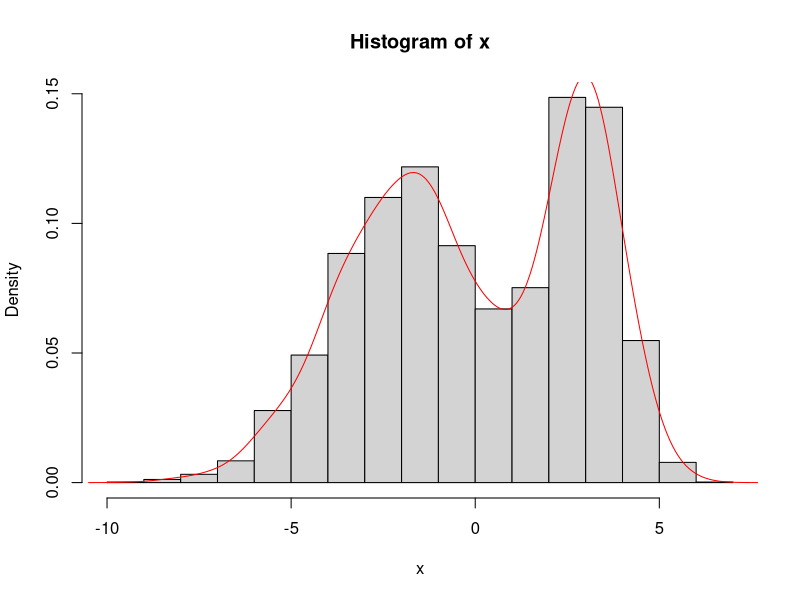
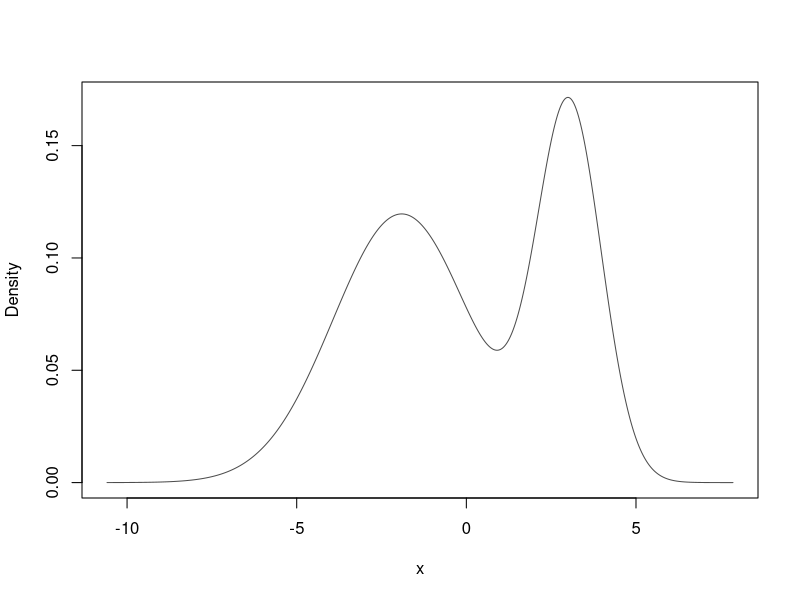
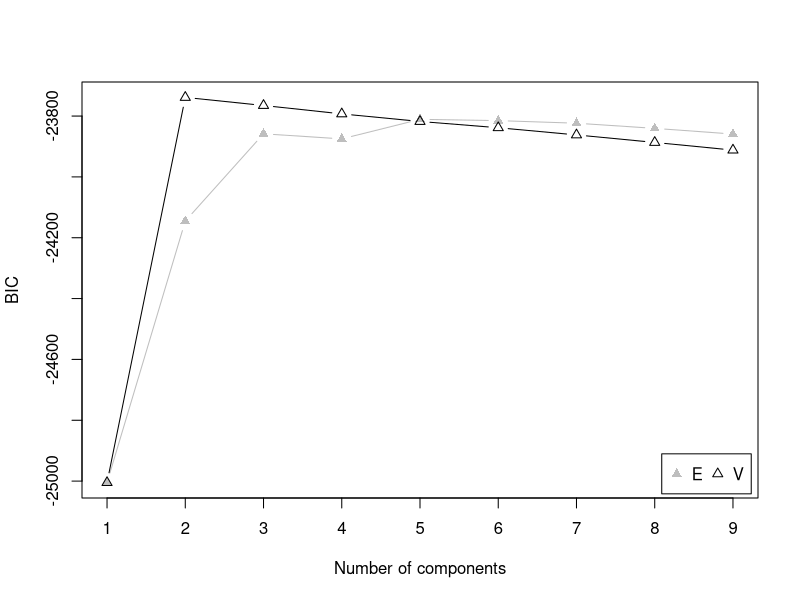
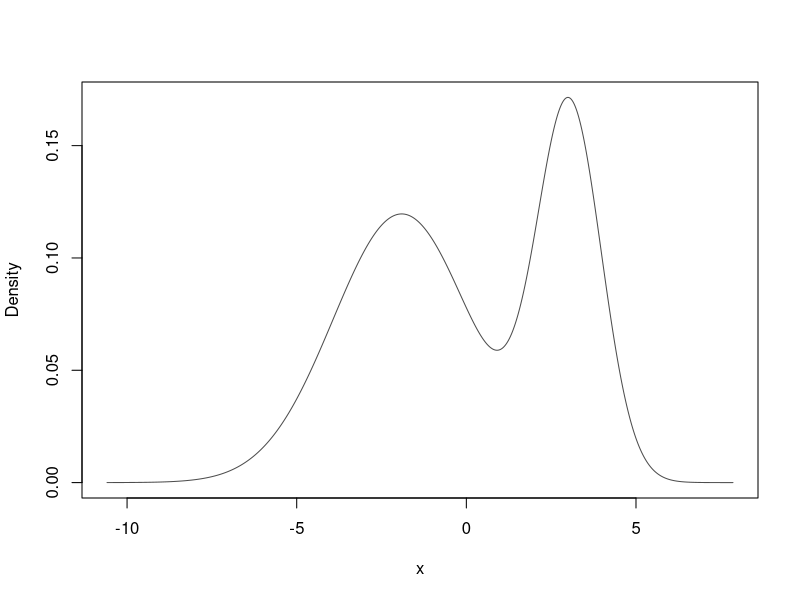
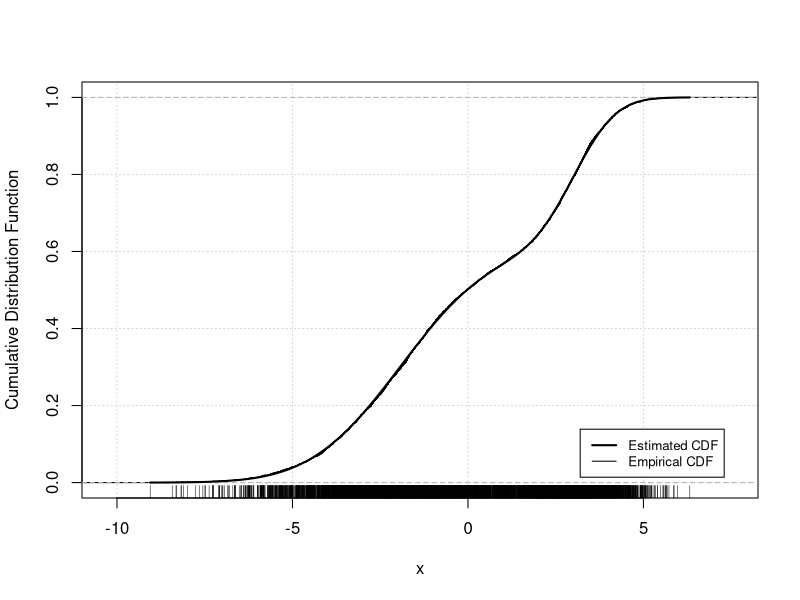
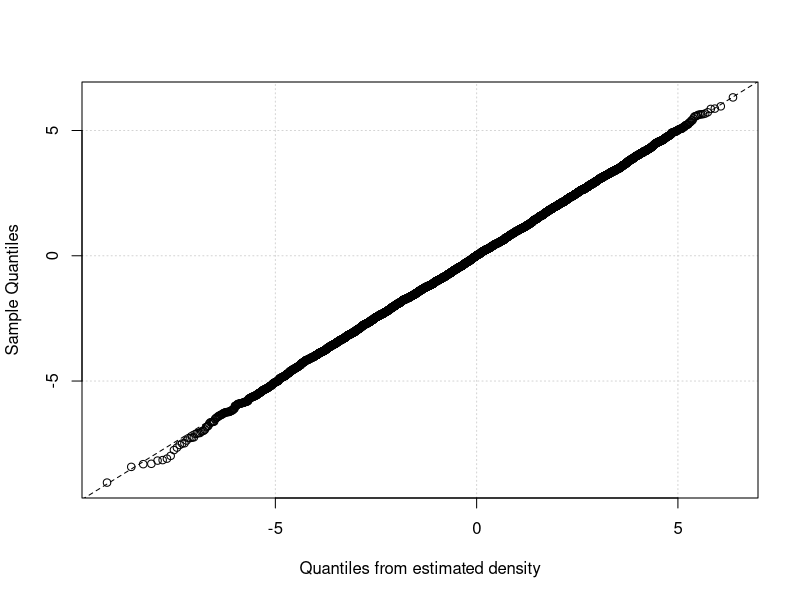

The R source for these figures, in order: (Note: this script raises an error after producing the figures.)
# EM算法的例子
# http://xccds1977.blogspot.com/2012/08/emr.html

# 已知条件
h = 20
c = 10
d = 10

# 随机初始两个未知量
miu = runif(1,0,1/6)
b = round(runif(1,1,20))

iter = 1
nonstop=TRUE
while (nonstop) {
    # E步骤，根据假设的miu来算b
    b = c(b,miu[iter]*h/(0.5+miu[iter]))
    # M步骤，根据上面算出的b再来计算miu
    miu = c(miu,(b[iter+1] + c)/(6*(b[iter+1]+c+d)))
    # 记录循环次数
    iter = iter + 1
    # 如果前后两次的计算结果差距很小则退出
    nonstop = (miu[iter]-miu[iter-1]>10^(-4))
}
print(cbind(miu,b))

# 设置模拟参数
miu1 <- 3
miu2 <- -2
sigma1 <- 1
sigma2 <- 2
alpha1 <- 0.4
alpha2 <- 0.6
# 生成两种高斯分布的样本
n <- 5000
x <- rep(0,n)
n1 <- floor(n*alpha1)
n2 <- n - n1
x[1:n1] <- rnorm(n1)*sigma1 + miu1
x[(n1+1):n] <- rnorm(n2)*sigma2 + miu2
hist(x,freq=F)
lines(density(x),col='red')


# 设置初始值
m <- 2
miu <- runif(m)
sigma <- runif(m)
alpha <- c(0.2,0.8)
prob <- matrix(rep(0,n*m),ncol=m)

for (step in 1:100){
    # E步骤
    for (j in 1:m){
        prob[,j]<- sapply(x,dnorm,miu[j],sigma[j])
    }
    sumprob <- rowSums(prob)
    prob<- prob/sumprob

    oldmiu <- miu
    oldsigma <- sigma
    oldalpha <- alpha

    # M步骤
    for (j in 1:m){
        p1 <- sum(prob[ ,j])
        p2 <- sum(prob[ ,j]*x)
        miu[j] <- p2/p1
        alpha[j] <- p1/n
        p3 <- sum(prob[ ,j]*(x-miu[j])^2)
        sigma[j] <- sqrt(p3/p1)
    }

    # 变化
    epsilo <- 1e-4
    if (sum(abs(miu-oldmiu))<epsilo &
        sum(abs(sigma-oldsigma))<epsilo &
        sum(abs(alpha-oldalpha))<epsilo) break
    cat('step',step,'miu',miu,'sigma',sigma,'alpha',alpha,'\n')
}

library(mclust)
model <- densityMclust(x)
plot(model)
mc <-  Mclust(iris[,1:4], 3)
plot(mc, data=iris[,1:4], what="classification",dimens=c(3,4))
table(iris$Species, mc$classification)
